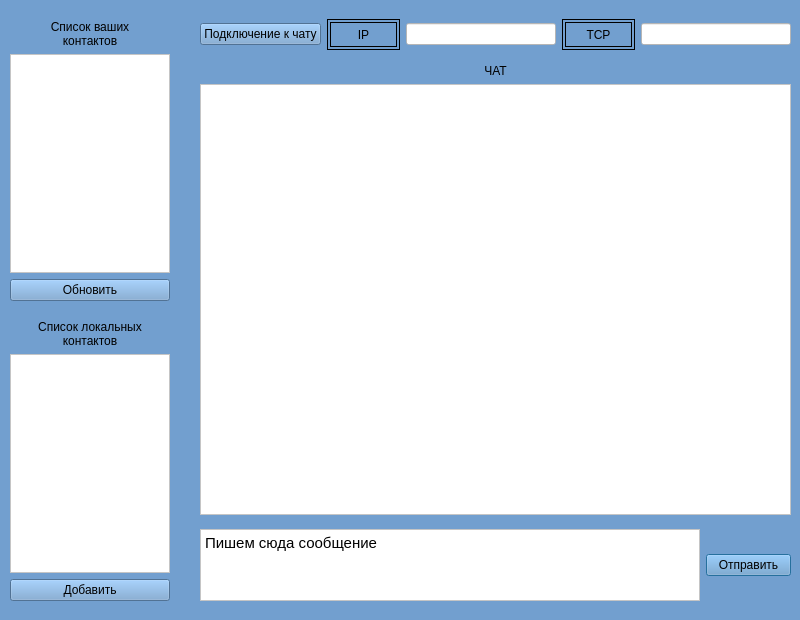
<?xml version="1.0" encoding="UTF-8"?>
<ui version="4.0">
 <class>MainWindow</class>
 <widget class="QMainWindow" name="MainWindow">
  <property name="geometry">
   <rect>
    <x>0</x>
    <y>0</y>
    <width>800</width>
    <height>620</height>
   </rect>
  </property>
  <property name="windowTitle">
   <string>MainWindow</string>
  </property>
  <property name="styleSheet">
   <string notr="true">background-color : rgb(114, 159, 207)</string>
  </property>
  <widget class="QWidget" name="centralwidget">
   <widget class="QWidget" name="horizontalLayoutWidget">
    <property name="geometry">
     <rect>
      <x>200</x>
      <y>529</y>
      <width>591</width>
      <height>72</height>
     </rect>
    </property>
    <layout class="QHBoxLayout" name="massage_block">
     <item>
      <widget class="QTextEdit" name="message">
       <property name="maximumSize">
        <size>
         <width>500</width>
         <height>16777215</height>
        </size>
       </property>
       <property name="styleSheet">
        <string notr="true">background-color: white</string>
       </property>
       <property name="html">
        <string>&lt;!DOCTYPE HTML PUBLIC &quot;-//W3C//DTD HTML 4.0//EN&quot; &quot;http://www.w3.org/TR/REC-html40/strict.dtd&quot;&gt;
&lt;html&gt;&lt;head&gt;&lt;meta name=&quot;qrichtext&quot; content=&quot;1&quot; /&gt;&lt;style type=&quot;text/css&quot;&gt;
p, li { white-space: pre-wrap; }
&lt;/style&gt;&lt;/head&gt;&lt;body style=&quot; font-family:'Ubuntu'; font-size:11pt; font-weight:400; font-style:normal;&quot;&gt;
&lt;p style=&quot; margin-top:0px; margin-bottom:0px; margin-left:0px; margin-right:0px; -qt-block-indent:0; text-indent:0px;&quot;&gt;Пишем сюда сообщение&lt;/p&gt;&lt;/body&gt;&lt;/html&gt;</string>
       </property>
      </widget>
     </item>
     <item>
      <widget class="QPushButton" name="send">
       <property name="enabled">
        <bool>true</bool>
       </property>
       <property name="layoutDirection">
        <enum>Qt::LeftToRight</enum>
       </property>
       <property name="text">
        <string>Отправить</string>
       </property>
       <property name="autoDefault">
        <bool>false</bool>
       </property>
       <property name="default">
        <bool>true</bool>
       </property>
      </widget>
     </item>
    </layout>
   </widget>
   <widget class="QWidget" name="verticalLayoutWidget_2">
    <property name="geometry">
     <rect>
      <x>10</x>
      <y>20</y>
      <width>160</width>
      <height>281</height>
     </rect>
    </property>
    <layout class="QVBoxLayout" name="list_contact_view">
     <item>
      <widget class="QLabel" name="contact_label">
       <property name="text">
        <string>Список ваших
контактов</string>
       </property>
       <property name="alignment">
        <set>Qt::AlignCenter</set>
       </property>
      </widget>
     </item>
     <item>
      <widget class="QListWidget" name="contact_view">
       <property name="styleSheet">
        <string notr="true">background-color: white</string>
       </property>
      </widget>
     </item>
     <item>
      <widget class="QPushButton" name="update_contact">
       <property name="text">
        <string>Обновить</string>
       </property>
      </widget>
     </item>
    </layout>
   </widget>
   <widget class="QWidget" name="verticalLayoutWidget_3">
    <property name="geometry">
     <rect>
      <x>10</x>
      <y>320</y>
      <width>160</width>
      <height>281</height>
     </rect>
    </property>
    <layout class="QVBoxLayout" name="list_local_contact_view">
     <item>
      <widget class="QLabel" name="contact_local_label">
       <property name="text">
        <string>Список локальных
контактов</string>
       </property>
       <property name="alignment">
        <set>Qt::AlignCenter</set>
       </property>
      </widget>
     </item>
     <item>
      <widget class="QListWidget" name="contact_local_view">
       <property name="styleSheet">
        <string notr="true">background-color: white</string>
       </property>
      </widget>
     </item>
     <item>
      <widget class="QPushButton" name="update_contact_local">
       <property name="text">
        <string>Добавить</string>
       </property>
      </widget>
     </item>
    </layout>
   </widget>
   <widget class="QWidget" name="verticalLayoutWidget">
    <property name="geometry">
     <rect>
      <x>200</x>
      <y>64</y>
      <width>591</width>
      <height>451</height>
     </rect>
    </property>
    <layout class="QVBoxLayout" name="chat">
     <item>
      <widget class="QLabel" name="chat_label">
       <property name="text">
        <string>ЧАТ</string>
       </property>
       <property name="alignment">
        <set>Qt::AlignCenter</set>
       </property>
      </widget>
     </item>
     <item>
      <widget class="QTextBrowser" name="chat_view">
       <property name="styleSheet">
        <string notr="true">background-color: white</string>
       </property>
      </widget>
     </item>
    </layout>
   </widget>
   <widget class="QWidget" name="horizontalLayoutWidget_2">
    <property name="geometry">
     <rect>
      <x>200</x>
      <y>19</y>
      <width>591</width>
      <height>31</height>
     </rect>
    </property>
    <layout class="QHBoxLayout" name="connect">
     <item>
      <widget class="QPushButton" name="connect_btn">
       <property name="text">
        <string>Подключение к чату</string>
       </property>
      </widget>
     </item>
     <item>
      <layout class="QHBoxLayout" name="ip_block">
       <item>
        <widget class="QLabel" name="ip_label">
         <property name="styleSheet">
          <string notr="true">border: 4px double black;</string>
         </property>
         <property name="text">
          <string>IP</string>
         </property>
         <property name="alignment">
          <set>Qt::AlignCenter</set>
         </property>
        </widget>
       </item>
       <item>
        <widget class="QLineEdit" name="ip_edit">
         <property name="maximumSize">
          <size>
           <width>150</width>
           <height>16777215</height>
          </size>
         </property>
         <property name="autoFillBackground">
          <bool>false</bool>
         </property>
         <property name="styleSheet">
          <string notr="true">background-color: white</string>
         </property>
         <property name="text">
          <string/>
         </property>
        </widget>
       </item>
      </layout>
     </item>
     <item>
      <layout class="QHBoxLayout" name="tcp_block">
       <item>
        <widget class="QLabel" name="tcp_label">
         <property name="styleSheet">
          <string notr="true">border: 4px double black;</string>
         </property>
         <property name="text">
          <string>TCP</string>
         </property>
         <property name="scaledContents">
          <bool>false</bool>
         </property>
         <property name="alignment">
          <set>Qt::AlignCenter</set>
         </property>
         <property name="wordWrap">
          <bool>false</bool>
         </property>
        </widget>
       </item>
       <item>
        <widget class="QLineEdit" name="tcp_edit">
         <property name="maximumSize">
          <size>
           <width>150</width>
           <height>16777215</height>
          </size>
         </property>
         <property name="autoFillBackground">
          <bool>false</bool>
         </property>
         <property name="styleSheet">
          <string notr="true">background-color: white</string>
         </property>
         <property name="text">
          <string/>
         </property>
        </widget>
       </item>
      </layout>
     </item>
    </layout>
   </widget>
  </widget>
 </widget>
 <resources/>
 <connections/>
</ui>
